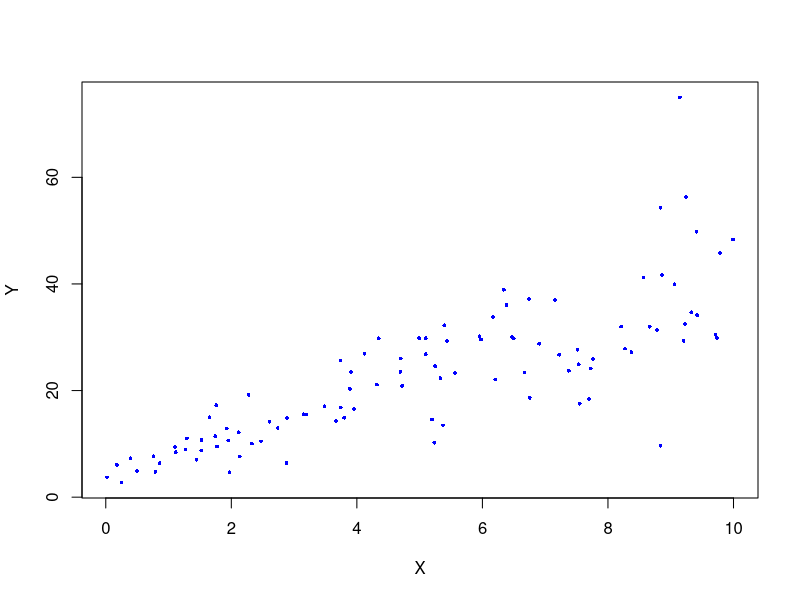
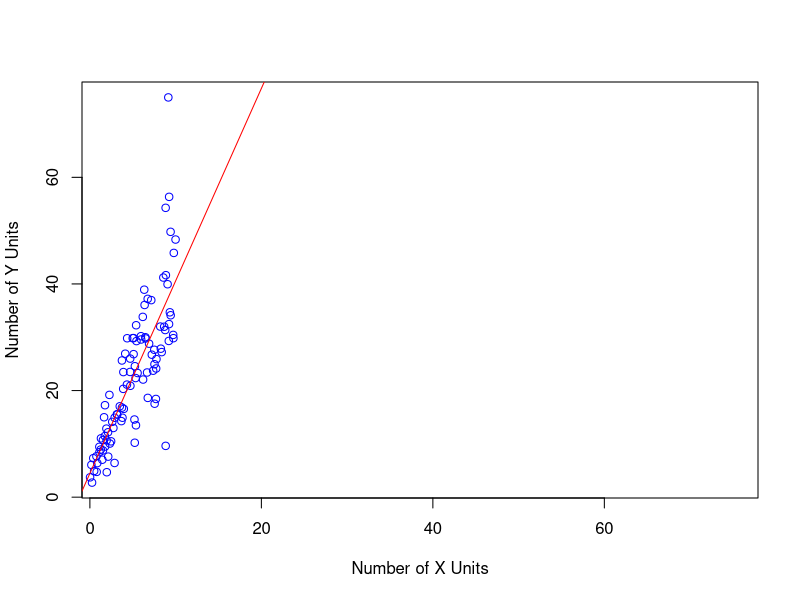
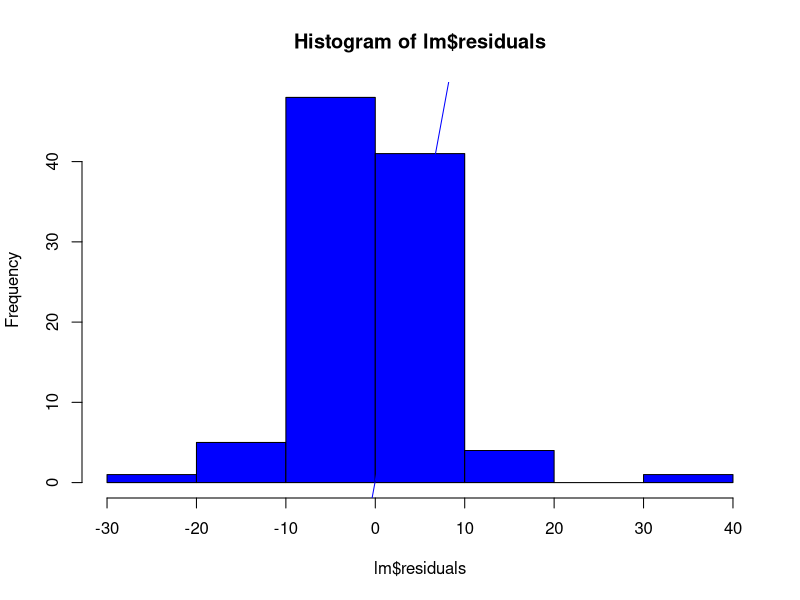
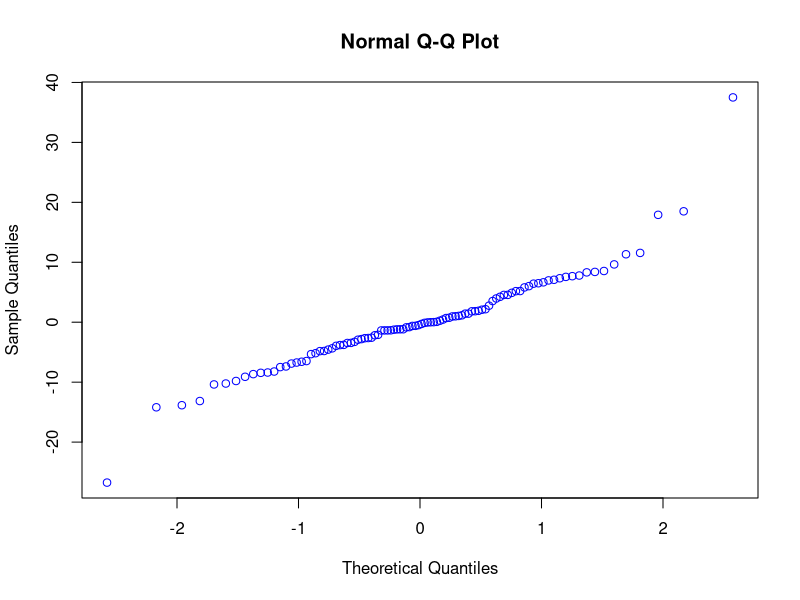
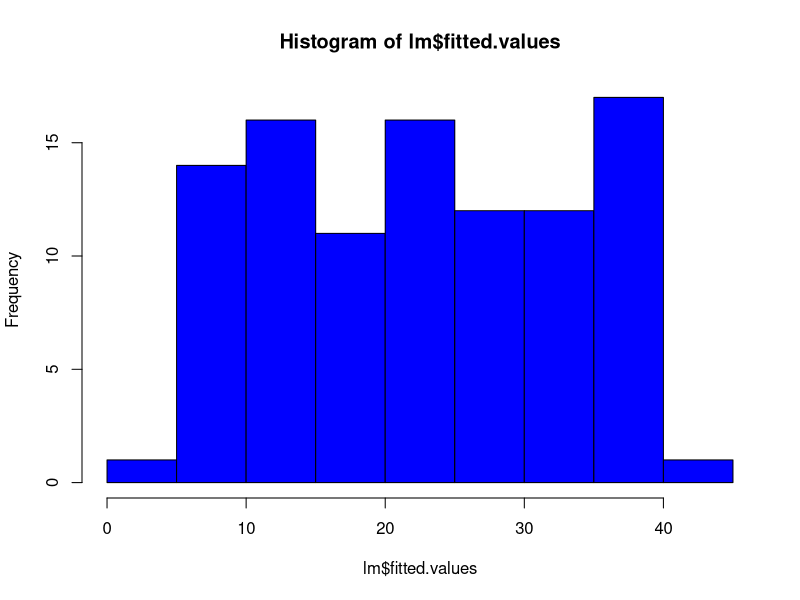
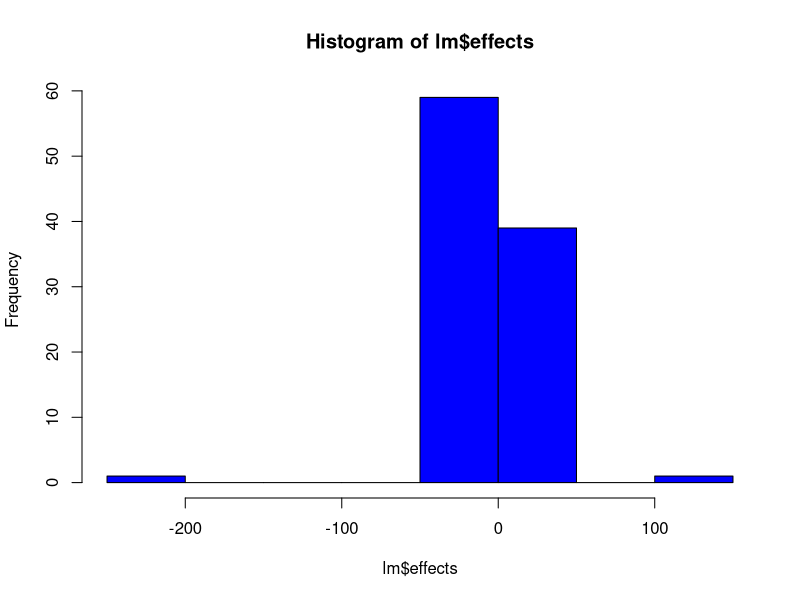
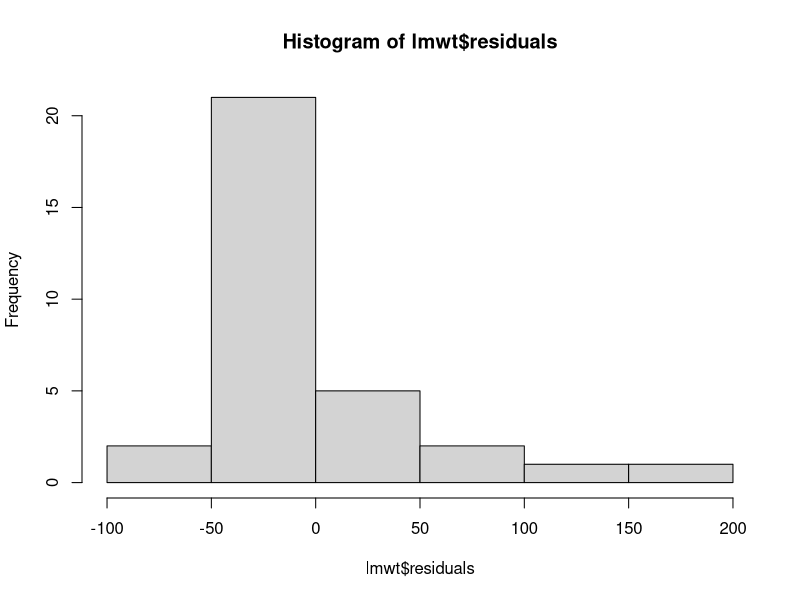
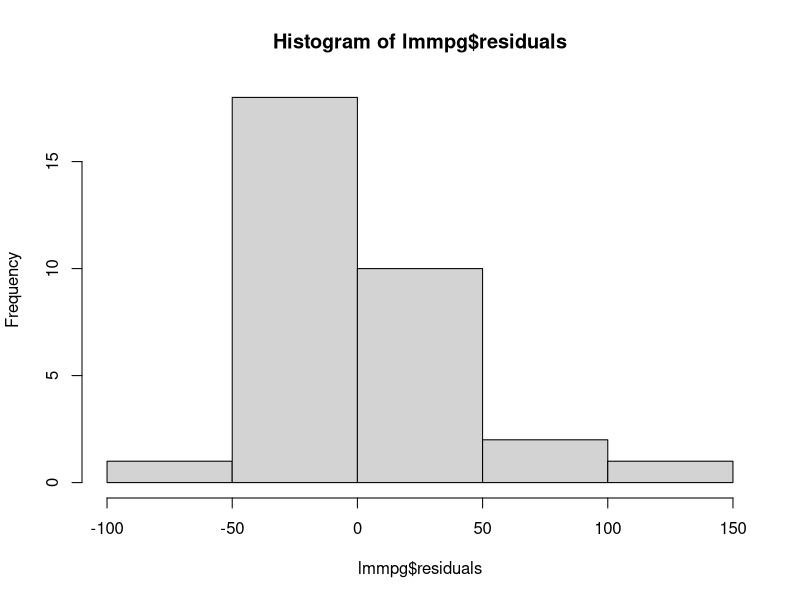

R code for these plots, in order:
## ---- chunk 1
#install.packages('mlbench')
library(mlbench)
#install.packages("lmtest")
library(lmtest)
#install.packages('mlbench')
library(mlbench)
## ---- chunk 2
set.seed(2017)
X=runif(100)*10
Y=X*4+3.45
Y=rnorm(100)*0.29*Y+Y
## ---- chunk 3
plot(X,Y,pch = 16, cex = 0.5, col = "blue")
#By looking at the plot we see that there is a positive linear relationship between x & y. Therefore we can fit a linear model to explain Y based on X.
## ---- chunk 4
lm <- lm(Y ~ X)
summary(lm)
lm$coefficients
# Equation that explains Y based on X is  4.4655 = 3.6108 * X
# For every one unit change in X, Y increases by 3.6108 units.
# By R-squared value we know that 65% of the variance in Y was explained by the variance in X.
## ---- chunk 5
cor(X,Y)
(cor(X,Y))^2

#R-squared is simply the correlation squared for a simple linear regression. 
## ---- chunk 6
summary(X)
summary(Y)
summary(lm)

dwtest(lm)

plot(X,Y,xlim=c(2,75),xlab="Number of X Units",ylab="Number of Y Units",col="blue")
abline(lsfit(X,Y),col="red")

hist(lm$residuals, col="blue")
qqline(lm$residuals, col="blue")
qqnorm(lm$residuals, col="blue")
hist(lm$fitted.values, col="blue")
hist(lm$effects, col="blue")



# 1. It is depicted in all the plots that there is a strong linear relationship between X and Y. 
# 2. The residual plots  show that there is a good fit of the dataset in the simple linear model.
# 3. As illustrated in the residual-effects plot, the mean residuals centered approximately on 0.
# 4. Most points fall on the theoretical 45-degree line.
# 5. Mean and median illustrate that the distribution is close to normal.

# From all the above points and looking at the graphs we can say that it is appropriate to use linear regression for this case.
## ---- chunk 7
summary(mtcars$hp)
summary(mtcars$wt)
summary(mtcars$mpg)

# Model to estimate hp by wt
lmwt <- lm(hp ~ wt, data = mtcars)
lmwt$coefficients
summary(lmwt)

# Model to estimate hp by mpg
lmmpg <- lm(hp ~ mpg, data = mtcars)
lmmpg$coefficients
summary(lmmpg)

hist(lmwt$residuals)
hist(lmmpg$residuals)


# R-squared for wt = 43.39%
# R-squared for mpg = 60.24%

# We can clearly see that mpg is more significant and explains 60% of the data.

# Model to estimate hp by wt and mpg

lmboth <- lm(hp ~ mpg + wt, data = mtcars)
summary(lmboth)
anova(lmboth)

# We can clearly see that mpg is the most significant variable and wt is not statistically significant at all in estimating for hp.

# Therefore we can say that Chris is right in thinking that mpg is a better estimator of the hp. 
## ---- chunk 8
# Model to estimate hp by cyl and mpg
lmnew <- lm(hp ~ mpg + cyl, data = mtcars)
summary(lmnew)
## ---- chunk 9
# Prdicting HP with mpg = 22 & cyl = 4

predict(lmnew, data.frame(mpg = 22, cyl = 4))

# We could also use the quation : hp = 54.067 + -2.775* mpg + 23.979* cyl
## ---- chunk 10
# Constructing a 85% confidence interval:

predict(lmnew, data.frame(mpg = 22, cyl = 4), interval = "prediction", level = 0.85)
## ---- chunk 11
data(BostonHousing)
head(BostonHousing)

# Model to estimate medv by crim, zn, ptratio & chas
lmboston <- lm(medv ~ crim + zn + ptratio + chas, data = BostonHousing)
summary(lmboston)
lmboston$coefficients

# R-squared is 35.99%, which means 64.01% of the data is not being explained by the model. Hence, it is  not a very good model.

# All variables are statistically significant though.
## ---- chunk 12

aggregate(medv ~ chas, data = BostonHousing, FUN= "mean" )


# Houses that do not bound river with chas = 0, avg median cost is $22,093.84

# Houses that bound river with chas = 1, avg median cost is $28,440.00

# Therefore the house which bounds Chas River is more expensive by:

28440.00 - 22093.84
## ---- chunk 13
# Keeping all the aspects of house identical other than ptratio.

# Data frame with ptratio = 15
data1 <- data.frame(crim = 0.00632, zn = 2, ptratio = 15, chas = 1)

data1$chas = as.factor(data1$chas)

predict(lmboston, data1)

# Data frame with ptratio = 18
data2 <- data.frame(crim = 0.00632, zn = 2,  ptratio = 18, chas = 1)

data2$chas = as.factor(data2$chas)


predict(lmboston, data2)

diff <- predict(lmboston, data1) - predict(lmboston, data2)

# House with ptratio = 15 is more expensive by:
diff * 10000
## ---- chunk 14
# Model to estimate medv by using all the variables present:

lmbostonall <- lm(medv ~ crim + zn + indus + chas + nox + rm + age + dis + rad + tax + ptratio + b + lstat, data = BostonHousing)
summary(lmbostonall)
anova(lmbostonall)

# We see that from "Pr(>|t|)" column, other than indus & age all the other variables are statistically important, those having "***" are the most important.

# From "Pr(>F)" column by using anova we see that other than nox & rad all the other variables are statistically important, those having "***" are the most important. 
## ---- chunk 15
anova(lmboston)

# Order of importance of the four variables we used to create the "lmboston" model is as follows by looking at the F values and other attributes if the table below:

# 1. crim
# 2. ptratio
# 3. zn
# 4. chas

